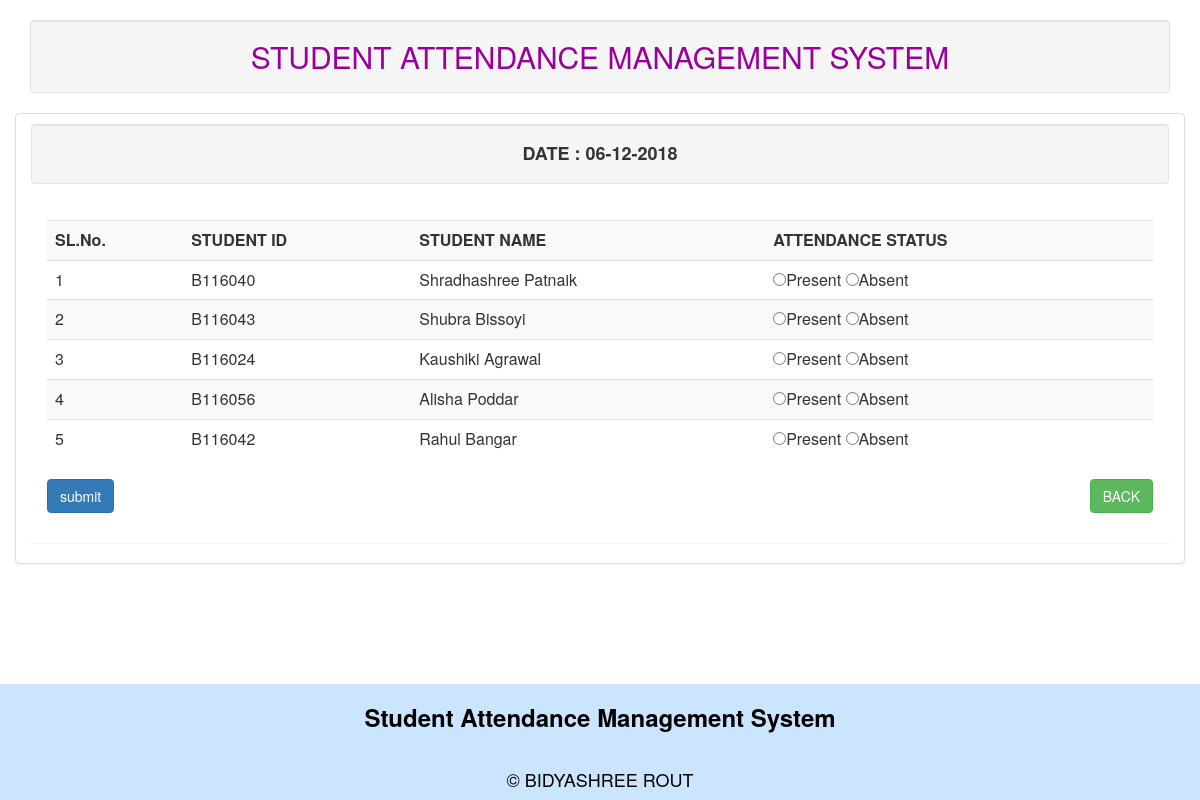
/cse_attendance_register_res.php, run on the app's committed database.
### tables this page shows
CREATE TABLE IF NOT EXISTS `student` (
  `sid` varchar(10) NOT NULL,
  `sname` varchar(25) DEFAULT NULL,
  `branch` varchar(15) DEFAULT NULL,
  `address` varchar(80) DEFAULT NULL,
  `dob` varchar(15) DEFAULT NULL,
  `sex` varchar(10) DEFAULT NULL,
  `sem` varchar(10) DEFAULT NULL,
  `mobno` varchar(10) DEFAULT NULL,
  PRIMARY KEY (`sid`)
);

### cse_attendance_register_res.php (the view, shortened to what this page needs)
<?php
include("db.php");
include("header.php");
?>
<div class="panel panel-default container ">
	 <b><h4><div class="well text-center"><b>DATE : <?php echo date("d-m-Y");     ?></b></div></h4></b>
	 <div class="panel panel-body">
	   <form action="cse_attendance_register_res.php" method="Post">
	     <table class="table table-striped">
		<tr>
		<th>SL.No.</th>
		<th>STUDENT ID</th>
		<th>STUDENT NAME</th>
		<th>ATTENDANCE STATUS</th>
		</tr>
		<?php  $result=mysqli_query($con,"select sid,sname FROM student WHERE branch='CSE'");
		$serialnumber=0;
		$counter=0;
		while($row=mysqli_fetch_array($result))
		{
			$serialnumber++;
		?>
		<tr>
		<td>  <?php echo $serialnumber; ?></td>
		<td>  <?php echo $row['sid']; ?>
		</td>
		<td>  <?php echo $row['sname']; ?>
		</td>
	    <td>
		<input type="radio" name="attendance_status[<?php  echo $counter;   ?>]" value="Present">Present</input>
		<input type="radio" name="attendance_status[<?php  echo $counter;   ?>]" value="Absent">Absent</input>
		</td>
	     </tr>
	     <?php
		 $counter++;
		   }
		  ?>
          </table>
		  <input type="submit" name="submit" value="submit" class="btn btn-primary"></input>
		  <a href="cse_subject.php"> <button type="button" name="back" value="back" class="btn btn-success pull-right">BACK</button></a>
		  </form>
</div>
</div>
<?php   include "footer.php"     ?>

### data on the page
student: sid "B116040", sname "Shradhashree Patnaik"
student: sid "B116043", sname "Shubra Bissoyi"
student: sid "B116024", sname "Kaushiki Agrawal"
student: sid "B116056", sname "Alisha Poddar"
student: sid "B116042", sname "Rahul Bangar"
